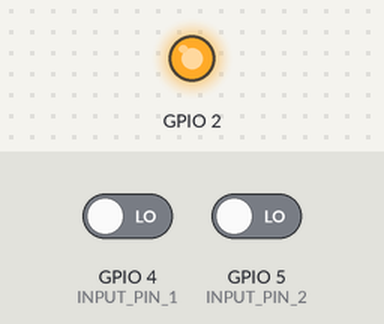
Recording of a program running on a simulated ESP32. Parts: output pins drawn as LEDs (lit = HIGH). The test bench sets the inputs (shaded band); at power-on: GPIO 4 (INPUT_PIN_1) LOW, GPIO 5 (INPUT_PIN_2) LOW. WiFi joins after 1.5 s; servers stay silent unless stated; the local clock reads 2024-03-15 10:24:30 at power-on unless the program sets it; what the program prints to the serial monitor is not drawn.

Above: at 0.1 s.
At 1.5 s:
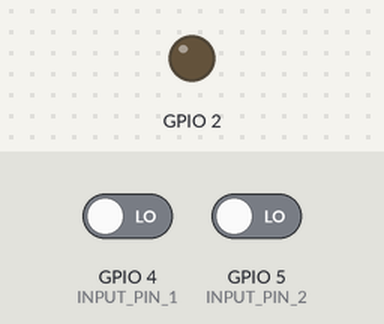
Timing chart, 0 to 3.0 s (numbered marks = the images above):
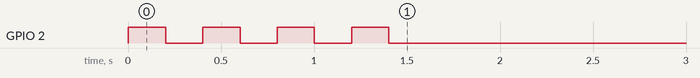

The program:

main.cpp
```cpp
#include <Arduino.h>
#include <WiFi.h>
#include <FirebaseESP32.h>
#include "api.h"  // Certifique-se de que api.h contém as definições de FIREBASE_HOST, FIREBASE_AUTH, WIFI_SSID e WIFI_PASSWORD
#include "time.h"

#define INPUT_PIN_1 4

#define INPUT_PIN_2 5

FirebaseData firebaseData;
FirebaseJson json;

typedef struct {
    String nomeDoSensor;
    String posicaoDoSensor;
    float litrosPorMin = 0;
    float qtdAguaTotal = 0;
    String date = "";
} WaterFlowSensorData;

double flow1 = 0; // Litros de volume de água que passa
double flow2 = 0; // Litros de volume de água que passa
volatile unsigned long pulseFreq1 = 0; // Volátil para uso em ISR
volatile unsigned long pulseFreq2 = 0; // Volátil para uso em ISR
unsigned long lastTime = 0;
unsigned long currentTime = 0;
// Endereço do servidor NTP
const char* ntpServer = "pool.ntp.org";
const long gmtOffset_sec = -10800; // Ajuste para seu fuso horário
const int daylightOffset_sec = 0; // Ajuste para horário de verão, se aplicável

void pulse1();
void pulse2();
void wifiConnect();
void sendDataToFirebase(WaterFlowSensorData data);
void postDataToFirebase(WaterFlowSensorData data);
void firebaseInit();

WaterFlowSensorData sensor1;
WaterFlowSensorData sensor2;

FirebaseConfig config;
FirebaseAuth auth;

void setup() {
    Serial.begin(9600);
    Serial.println("ESP Ligado");

    pinMode(INPUT_PIN_1, INPUT);
    pinMode(INPUT_PIN_2, INPUT);

    attachInterrupt(digitalPinToInterrupt(INPUT_PIN_1), pulse1, RISING);
    attachInterrupt(digitalPinToInterrupt(INPUT_PIN_2), pulse2, RISING);

    wifiConnect();
    firebaseInit();

    lastTime = millis();

    // Inicialize a sincronização de tempo
    configTime(gmtOffset_sec, daylightOffset_sec, ntpServer);
}

void loop() {
    struct tm timeinfo;
    if (!getLocalTime(&timeinfo)) {
        Serial.println("Falha ao obter a hora");
        return;
    }
    char timeString[64];
    strftime(timeString, sizeof(timeString), "%A, %B %d %Y %H:%M:%S", &timeinfo);

    flow1 = ((1000.0 / (millis() - lastTime)) * pulseFreq1); // Cálculo do fluxo com base na especificação do sensor
    flow2 = ((1000.0 / (millis() - lastTime)) * pulseFreq2);
    lastTime = millis();
    Serial.print("Flow 1: ");
    Serial.print(flow1, DEC);
    Serial.println(" L");

    Serial.print("Flow 2: ");
    Serial.print(flow2, DEC);
    Serial.println(" L");
    Serial.println(" ------------------    -----------------       -----------------");

    sensor1.date = timeString;
    sensor1.litrosPorMin = (flow1 / 60);
    sensor1.nomeDoSensor = "Sensor1";
    sensor1.posicaoDoSensor = "1 andar";
    sensor1.qtdAguaTotal = flow1;

    sensor2.date = timeString;
    sensor2.litrosPorMin = (flow2 / 60);
    sensor2.nomeDoSensor = "Sensor2";
    sensor2.posicaoDoSensor = "2 andar";
    sensor2.qtdAguaTotal = flow2;

    sendDataToFirebase(sensor1);
    postDataToFirebase(sensor1);
    sendDataToFirebase(sensor2);
    postDataToFirebase(sensor2);

    // Resetar a frequência de pulsos para a próxima medição
    pulseFreq1 = 0;
    pulseFreq2 = 0;
    delay(100);
}

void pulse1() {
    pulseFreq1++;
}

void pulse2() {
    pulseFreq2++;
}

void wifiConnect() {
    pinMode(2, OUTPUT);
    WiFi.begin(WIFI_SSID, WIFI_PASSWORD);
    Serial.print("Connecting to Wi-Fi");
    while (WiFi.status() != WL_CONNECTED) {
        Serial.print(".");
        digitalWrite(2, HIGH);
        delay(200);
        digitalWrite(2, LOW);
        delay(200);
    }
    Serial.println();
    Serial.print("Connected with IP: ");
    Serial.println(WiFi.localIP());
}

void firebaseInit() {
    config.host = FIREBASE_HOST;
    config.signer.tokens.legacy_token = FIREBASE_AUTH;

    Firebase.begin(&config, &auth);
    Firebase.reconnectWiFi(true);

    Firebase.setReadTimeout(firebaseData, 1000 * 60);
    Firebase.setwriteSizeLimit(firebaseData, "tiny");
    Serial.println("--------------------------------");
    Serial.println("Connected...");

    if (!Firebase.beginStream(firebaseData, "restart")) {
        Serial.println(firebaseData.errorReason());
    }
}

void sendDataToFirebase(WaterFlowSensorData data) {
    String path = "/lastData/";
    path += data.nomeDoSensor;
    path += "/";
    json.clear();
    json.add("NomeDoSensor", data.nomeDoSensor);
    json.add("date", data.date);
    json.add("PosicaoDoSensor", data.posicaoDoSensor);
    json.add("litrosPorMin", data.litrosPorMin);
    json.add("qtdAguaTotal", data.qtdAguaTotal);

    Serial.println(json.raw());

    if (Firebase.setJSON(firebaseData, path, json)) {
        Serial.println("Data sent successfully");
    } else {
        Serial.println("Failed to send data");
        Serial.println(firebaseData.errorReason());
    }
}

void postDataToFirebase(WaterFlowSensorData data) {
    String path = "/sensorData/";
    path += data.nomeDoSensor;
    path += "/";
    json.clear();
    json.add("NomeDoSensor", data.nomeDoSensor);
    json.add("date", data.date);
    json.add("PosicaoDoSensor", data.posicaoDoSensor);
    json.add("litrosPorMin", data.litrosPorMin);
    json.add("qtdAguaTotal", data.qtdAguaTotal);

    Serial.println(json.raw());

    if (Firebase.pushJSON(firebaseData, path, json)) {
        Serial.println("Data sent successfully");
    } else {
        Serial.println("Failed to send data");
        Serial.println(firebaseData.errorReason());
    }
}
```
